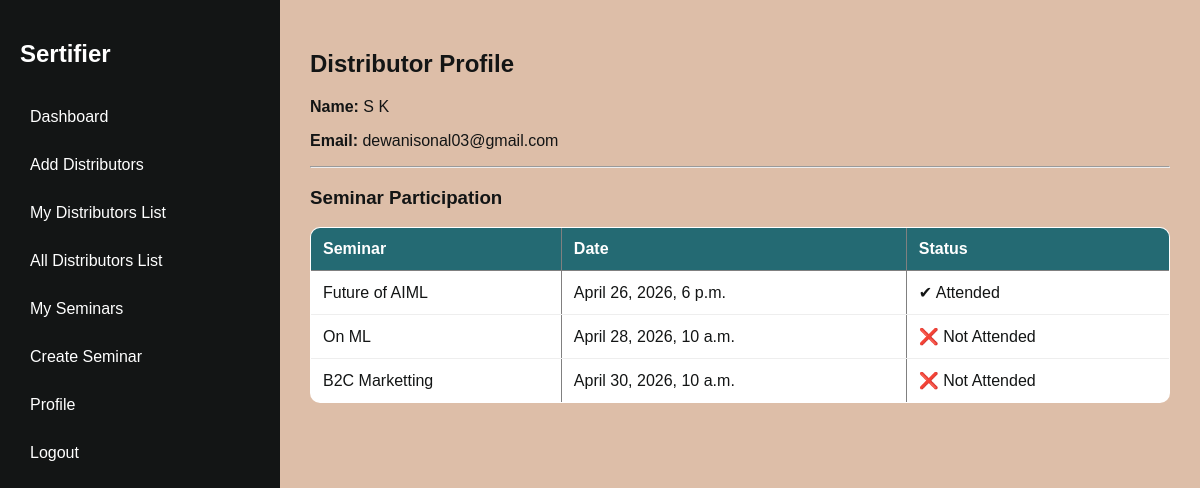
Page /distributor/23/ (signed in) on the committed database.
### User/models.py (models this page shows, shortened)
class CustomUser(AbstractUser):
    ROLE_CHOICES = (
        ('admin', 'Admin'),
        ('manager', 'Manager'),
        ('distributor', 'Distributor'),
    )
    role = models.CharField(max_length=20, choices=ROLE_CHOICES)
    phone = models.CharField(max_length=15, blank=True, null=True)

### seminars/models.py (models this page shows, shortened)
class SeminarRegistration(models.Model):
    user = models.ForeignKey(User, on_delete=models.CASCADE)
    seminar = models.ForeignKey(Seminar, on_delete=models.CASCADE, related_name='registrations')
    registered_at = models.DateTimeField(auto_now_add=True)
    id_card = models.FileField(upload_to='id_cards/', null=True, blank=True)
    attended = models.BooleanField(default=False)
    attendance_marked_at = models.DateTimeField(
        null=True,
        blank=True
    )
    verification_token = models.UUIDField(
        default=uuid.uuid4,
        unique=True,
        editable=False
    )
    class Meta:
        unique_together = ('user', 'seminar')  # 🚀 prevents duplicate

class Seminar(models.Model):
    title = models.CharField(max_length=200)
    topic = models.CharField(max_length=200)
    description = models.TextField()
    date_time = models.DateTimeField(null=True)
    location = models.CharField(max_length=255)
    created_by = models.ForeignKey(User, on_delete=models.CASCADE)
    created_at = models.DateTimeField(auto_now_add=True, null=True)
    certificate_enabled = models.BooleanField(default=True)
    certificate_title = models.CharField(
        max_length=200,
        default='Certificate of Participation'
    )
    certificate_logo_left = models.ImageField(
        upload_to='certificate_logos/',
        blank=True,
        null=True
    )
    certificate_logo_right = models.ImageField(
        upload_to='certificate_logos/',
        blank=True,
        null=True
    )
    certificate_signature = models.ImageField(
        upload_to='certificate_signatures/',
        blank=True,
        null=True
    )
    attendance_code = models.CharField(
        max_length=20,
        blank=True,
        null=True
    )
    attendance_code_created_at = models.DateTimeField(
        blank=True,
        null=True
    )

### User/decorators.py (the view)
        def wrapper(request, *args, **kwargs):
            if request.user.role in allowed_roles:
                return view_func(request, *args, **kwargs)
            return redirect('dashboard')

### User/views.py (called while the page is built)
@login_required
@role_required(['admin', 'manager'])
def distributor_profile(request, user_id):
    distributor = get_object_or_404(
        User,
        id=user_id,
        role='distributor'
    )
    registrations = SeminarRegistration.objects.filter(
        user=distributor
    )
    return render(
        request,
        'distributor_profile.html',
        {
            'distributor': distributor,
            'registrations': registrations
        }
    )

### User/templates/distributor_profile.html
{% extends 'base.html' %}
{% block content %}
<h2>Distributor Profile</h2>
<p><strong>Name:</strong> {{ distributor.get_full_name }}</p>
<p><strong>Email:</strong> {{ distributor.email }}</p>
<hr>
<h3>Seminar Participation</h3>
<table border="1">
    <tr>
        <th>Seminar</th>
        <th>Date</th>
        <th>Status</th>
    </tr>
    {% for reg in registrations %}
    <tr>
        <td>{{ reg.seminar.title }}</td>
        <td>{{ reg.seminar.date_time }}</td>
        <td>
            {% if reg.attended %}
                ✔ Attended
            {% else %}
                ❌ Not Attended
            {% endif %}
        </td>
    </tr>
    {% endfor %}
</table>
{% endblock %}

### User/static/css/style.css (style rules this page uses)
:root { --primary: #131515; --secondary: #246a73; --accent: #368f8b; --muted: #f3dfc1; --bg: #ddbea8; --white: #ffffff; }
body { margin: 0; font-family: 'Poppins', sans-serif; background-color: var(--bg); color: var(--primary); }
table { width: 100%; border-collapse: collapse; background: var(--white); border-radius: 10px; overflow: hidden; }
table th { background: var(--secondary); color: var(--white); padding: 12px; text-align:left; }
table td { padding: 12px; border-bottom: 1px solid #eee; }

### rows in the picture
CustomUser: get_full_name "S K", email "dewanisonal03@gmail.com"
SeminarRegistration: seminar "Future of AIML", seminar.date_time "April 26, 2026, 6 p.m.", attended "✔ Attended"
SeminarRegistration: seminar "On ML", seminar.date_time "April 28, 2026, 10 a.m.", attended "❌ Not Attended"
SeminarRegistration: seminar "B2C Marketting", seminar.date_time "April 30, 2026, 10 a.m.", attended "❌ Not Attended"
